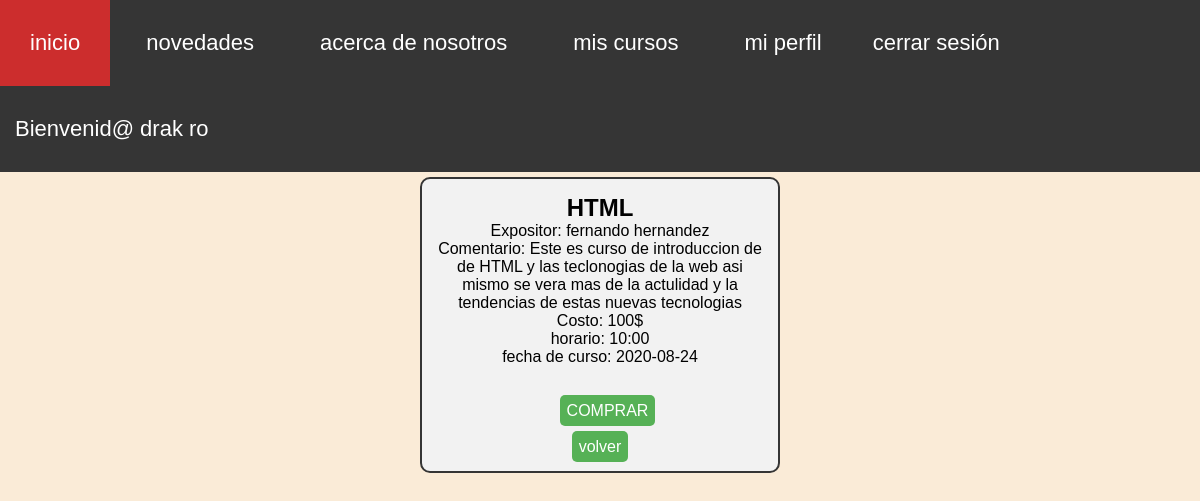
Screenshot of /compra/comprar.php?id=1 (signed in) with the database file from the repository.
### tables this page shows
CREATE TABLE IF NOT EXISTS `cursos` (
  `id_curso` int(11) NOT NULL AUTO_INCREMENT,
  `nombre_curso` varchar(25) NOT NULL,
  `expositor` varchar(35) NOT NULL,
  `comentario` mediumtext NOT NULL,
  `costo` int(11) NOT NULL,
  `cupos` int(11) NOT NULL,
  `fecha_curso` date NOT NULL,
  `reservas` int(11) NOT NULL,
  `horario` int(11) NOT NULL,
  PRIMARY KEY (`id_curso`)
);

### compra/comprar.php (the view, shortened to what this page needs)
<?php
require_once '../helper/control_par.php';
if(isset($_SESSION['usuario'])){
    $t=$_SESSION['usuario'];
    $usuario=$t['usuario'];
}
?>
<!DOCTYPE html>
<html lang="es">
<head>
    <link rel="stylesheet" type="text/css" href="../style/style.css">
</head>
<body>
    <?php require_once ('../view/menu_navegacion_us.php'); ?>
    <div class="reservas_menu">
        <?php
                $id_curso=$_GET['id'];
                $sql_cursos="SELECT id_curso,nombre_curso,expositor,comentario,costo,fecha_curso,horario FROM cursos WHERE id_curso=$id_curso";
            $lista = mysqli_query($conn, $sql_cursos);
            while($respuesta = mysqli_fetch_assoc($lista)){
                echo "<center><section class=\"section_contenido\">";
                echo "<center><h1 class=\"nombre_curso\">".$respuesta['nombre_curso']."</h1></center>";
                echo "<labe1 class=\"expositor\">"."Expositor: ".$respuesta['expositor']."</labe1><br>";
                echo "<labe1 class=\"comentario\">"."Comentario: ".$respuesta['comentario']."</labe1><br>";
                echo "<label class=\"costo\">"."Costo: ".$respuesta['costo']."$"."</label><br>";
                echo "<label class=\"horario\">"."horario: ".$respuesta['horario'].":00</label><br>";
                echo "<label class=\"fecha\">"."fecha de curso: ".$respuesta['fecha_curso']."</label><br><br>";
                    $consulta_de_reserva="SELECT * FROM reserva";
                        $a=0;
                        if($consulta0=mysqli_query($conn,$consulta_de_reserva)){
                                while($persona=mysqli_fetch_assoc($consulta0)){
                                    if($usuario==$persona['usuario_res']&&$respuesta['horario']==$persona['horarios']){
                                    $a=1;
                                break;
                                }
                            }
                        }
                        if($a==1){
                            echo "<b>Usted ya tiene reservada una plaza</b></br></br>";
                            ?>
                            <a class="reservar" href="../carrito/cancelar_reserva.php? id_p=<?php echo $persona['id_res']?>&id_c=<?php echo $respuesta['id_curso']?>">CANCELAR RESERVA</a><br><br>
                            <b style="color: red;">si pulsa CANCELAR RESERVA <br> se cancelara su reserva</b><br><br>
                            <a class="comprar" href="confirmar_compra.php? id_c=<?php echo $respuesta['id_curso']?>">COMPRAR</a>
                            <br><br>
                            <?php
                        }elseif($a==2)
                        {
                            echo "<h1>GRACIAS ya compro este curso</h1>";
                        }else{
                            ?>
                                <br>
                                <a class="comprar" href="confirmar_compra.php? id_c=<?php echo $respuesta['id_curso']?>">COMPRAR</a><br>
                            <?php
                        }
        }
            ?>
            <br><a class="boton" href="../index_.php">volver</a>
            </section></center>
    </div>
</body>
</html>

### style/style.css (style rules this page uses)
* { margin:0;; padding:0px; font-family: sans-serif; box-sizing: border-box; font-family: Arial, Helvetica, sans-serif; }
a { text-decoration: none; }
body { background-color: antiquewhite; }
.section_contenido { text-align: center; background-color: #F2F2F2; border: 2px solid #353535; margin:5px; display:inline-block; padding: 15px; width: 30%; border-radius: 10px; }
.comprar { text-decoration: none; background-color: #56B156; margin-top:15px; margin-left: 15px; padding: 7px; margin-top:15px; color:white; border-radius: 5px; }
.boton { text-decoration: none; background-color: #56B156; margin-top:15px; padding: 7px; margin-top:15px; color:white; border-radius: 5px; }

### rows the page displays
cursos: nombre_curso "HTML", expositor "fernando hernandez", comentario "Este es curso de introduccion de de HTML y las teclonogias de la web asi mismo se vera mas de la actulidad y la tendencias de estas nuevas tecnologias", costo "100", horario "10", fecha_curso "2020-08-24"

### other values shown
$nombre['nombres'] "drak"
$nombre['apellidos'] "ro"
